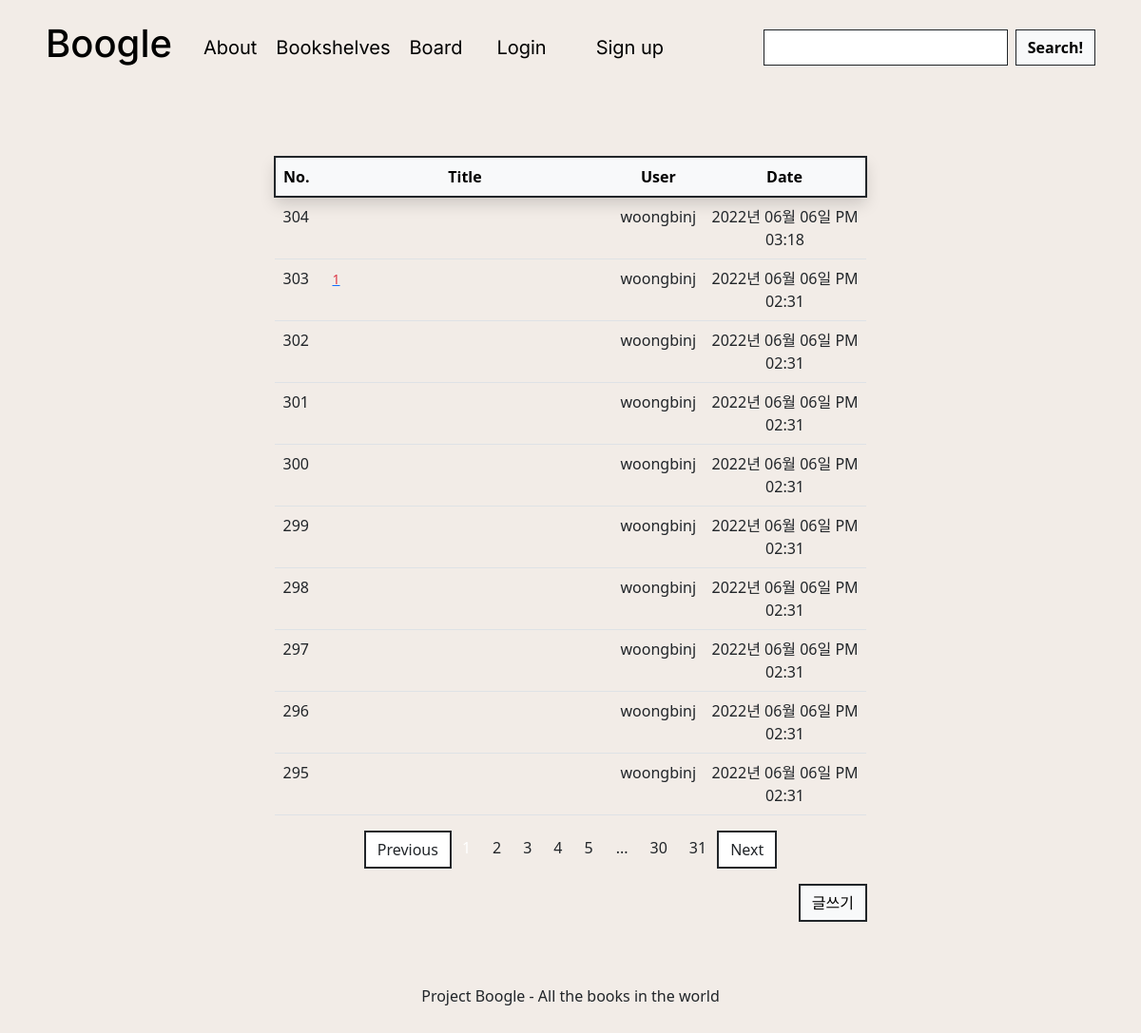
Page /question/board/ on the earlier database version.
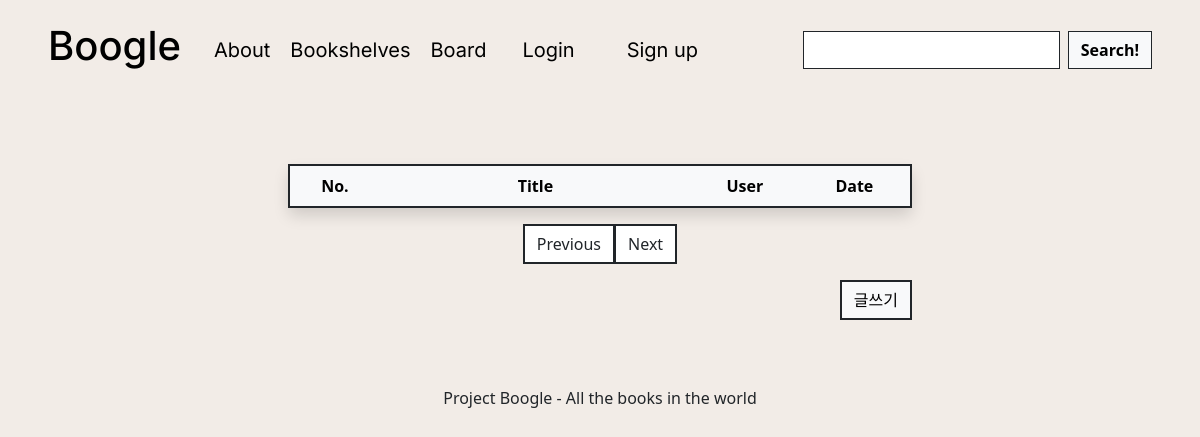
Same page on the later database version.
### pybo/models.py (models this page shows)
class Question(db.Model):
    id = db.Column(db.Integer, primary_key=True)
    subject = db.Column(db.String(200), nullable=False)
    content = db.Column(db.Text(), nullable=False)
    create_date = db.Column(db.DateTime(), nullable=False)
    user_id = db.Column(db.Integer, db.ForeignKey('user.id', ondelete='CASCADE'), nullable=False)
    user = db.relationship('User', backref=db.backref('question_set'))

class User(db.Model):
    __tablename__ = 'user'   #테이블 이름 : user
    id = db.Column(db.Integer, primary_key = True)   #id를 프라이머리키로 설정
    username = db.Column(db.String(8), nullable = False)
    email = db.Column(db.String(32), nullable = False)
    password = db.Column(db.String(64), nullable = False)
    author = db.Column(db.String(8))
    genre = db.Column(db.String(64))
    audio = db.Column(db.Integer)

### pybo/views/question_views.py (the view)
@bp.route('/board/')
def board():
    page = request.args.get('page', type=int, default=1)  # 페이지
    question_list = Question.query.order_by(Question.create_date.desc())
    question_list = question_list.paginate(page, per_page=10)
    return render_template('question/question_list.html', question_list=question_list)

### pybo/filter.py (called while the page is built)
def format_datetime(value, fmt='%Y년 %m월 %d일 %p %I:%M'):
    return value.strftime(fmt)

### pybo/views/auth_views.py (called while the page is built)
@bp.before_app_request
def load_logged_in_user():
    user_id = session.get('user_id')
    if user_id is None:
        g.user = None
    else:
        g.user = User.query.get(user_id)

### pybo/templates/question/question_list.html (shortened to what this page needs)
{% extends 'main/base.html' %}
{% block head %}
{{ super() }}
    <link rel="stylesheet" href="{{ url_for('static', filename='bootstrap.min.css') }}">
{% endblock %}
{% block content %}
<div class="container my-3">
    <table class="table">
        <thead>
        <tr class="text-center table-light border border-dark border-2 shadow bg-body">
            <th>No.</th>
            <th style="width:50%">Title</th>
            <th>User</th>
            <th>Date</th>
        </tr>
        </thead>
        <tbody>
        {% if question_list %}
        {% for question in question_list.items %}
        <tr class="text-center">
            <td>{{ question_list.total - ((question_list.page-1) * question_list.per_page) - loop.index0 }}</td>
            <td class="text-start">
                <a href="46."</a>
                {% if question.answer_set|length > 0 %}
                <span class="text-danger small mx-2">{{ question.answer_set|length }}</span>
                {% endif %}
            </td>
            <td>{{ question.user.username }}</td>
            <td>{{ question.create_date|datetime }}</td>
        </tr>
        {% endfor %}
        {% else %}
        <tr>
            <td colspan="3">게시글이 없습니다.</td>
        </tr>
        {% endif %}
        </tbody>
    </table>
    <ul class="pagination my justify-content-center">
        {% if question_list.has_prev %}
        <li class="page-item">
            <a class="page-link text-dark border border-dark border-2 rounded-0" href="?page={{ question_list.prev_num }}" aria-hidden="true">Previous</a>
        </li>
        {% else %}
        <li class="page-item disabled">
            <a class="page-link text-dark border border-dark border-2 rounded-0" tabindex="-1" aria-disabled="true" href="javascript:void(0)">Previous</a>
        </li>
        {% endif %}
        {% for page_num in question_list.iter_pages() %}
        {% if page_num %}
        {% if page_num != question_list.page %}
        <li class="page-item">
            <a class="page-link text-dark bg-transparent border border-0" href="?page={{ page_num }}">{{ page_num }}</a>
        </li>
        {% else %}
        <li class="page-item active" aria-current="page">
            <a class="page-link text-white bg-transparent border border-0" href="javascript:void(0)">{{ page_num }}</a>
        </li>
        {% endif %}
        {% else %}
        <li class="disabled">
            <a class="page-link text-dark bg-transparent border border-0" href="javascript:void(0)">...</a>
        </li>
        {% endif %}
        {% endfor %}
        {% if question_list.has_next %}
        <li class="page-item">
            <a class="page-link text-dark border border-dark border-2 rounded-0" href="?page={{ question_list.next_num }}">Next</a>
        </li>
        {% else %}
        <li class="page-item disabled">
            <a class="page-link text-dark border border-dark border-2 rounded-0" tabindex="-1" aria-disabled="true" href="javascript:void(0)">Next</a>
        </li>
        {% endif %}
    </ul>
    <a href="{{ url_for('question.create') }}" class="btn btn-light border border-dark border-2 rounded-0 font-weight-bold" style="float:right;">글쓰기</a>
</div>
{% endblock %}

### pybo/templates/main/base.html (shortened to what this page needs)
<!DOCTYPE html>
<html lang="eng">
    <head>
        {% block head %}
        <link rel="stylesheet" href="{{ url_for('static', filename='css/bootstrap.min.css')}}">
        <link rel="stylesheet" href="{{ url_for('static', filename='css/base.css')}}">
        {% endblock %}
    </head>
    <body>
        <div class="page-header">
          <div class="header-container">
            <a class="logo-container" href ="{{ url_for('main.index') }}">
              <div class="logo_text">
                  <h1>Boogle</h1>
              </div>
            </a>
            <div class="Nav-bar">
              <nav class="nav">
                <a href ="{{ url_for('main.about') }}">About</a>
                <a href ="{{ url_for('book.bookshelves') }}">Bookshelves</a>
                <a href ="{{ url_for('question.board') }}">Board</a>
                {% if g.user %}
                  <a class="nav-link" href="{{ url_for('auth.logout') }}">{{ g.user.username }} (Logout)</a>
                {% else %}
                  <a class="nav-link" href="{{ url_for('auth.login') }}">Login</a>
                  <a class="nav-link" href="{{ url_for('auth.signup') }}">Sign up</a>
                {% endif %}
            </div>
            <div class="search_box">
              <form class="d-flex" method="get" action="{{ url_for('book.search') }}">
                  <input type="search" aria-label="Search" name = 'book' class = "form-control me-2 border-dark rounded-0" id="book" rows="3" />
                  <button type = "submit" class = "btn btn-light border-dark rounded-0"> <strong>Search!</strong></button>
              </form>
            </div>
          </div>
        </div>
      <section class="m-5">
        <div class="content-container">
          <div class="row gx-4 gx-lg-5 justify-content-center">
            <div class="col-md-8">
              {% block content %}{% endblock %}
            </div>
          </div>
        </div>
      </section>
      <footer class="py-5 mt-auto">
        <div class="page-bottom">
          <div class="copyright">
            Project Boogle - All the books in the world
          </div>
        </div>
      </footer>
    </body>
</html>

### pybo/static/css/base.css (style rules this page uses)
body, html { margin: 0; background: #F2ECE7 !important; color: black; font-family: 'Inter', sans-serif; min-height: 100vh; width: 100%; display: -webkit-box; display: -ms-flexbox; display: flex; -webkit-box-orient: horizontal; -webkit-box-direction: normal; -ms-flex-direction: column; flex-direction: column; -webkit-box-align: center; -ms-flex-align: center; }
* { box-sizing: border-box; }
body { min-height: 100%; }
.page-header { z-index: 1; background: #F2ECE7; color: black; position: sticky; top: 0; min-height: 100px; display: block; width: 100%; display: flex; align-items: center; font-size: 1.2rem; }
.header-container { display: flex; align-items: center; padding: 0 4%; }
.logo-container { display: flex; align-items: center; text-decoration: unset; margin-right: 5px; }
.logo_text { font-family: 'Inter', sans-serif; font-size: 40px; font-weight: bold; color: black; }
.Nav-bar { margin-left: 18px; }
.nav { align-items: center; }
.search_box { position: absolute; right: 4%; }
.nav a { margin: 10px; text-decoration: none; font-family: 'Inter', sans-serif; font-size: 20px; color: black; }
.search_box form { display: flex; }
.content-container { flex:1; color: black; }
.page-bottom { height: 30px; position: relative; transform: translateY(-100%); width: 100%; }
.copyright { text-align: center; }

Differences in the rows shown:
removed Question: total "304", user.username "woongbinj", create_date "2022년 06월 06일 PM 03:18"
removed Question: total "303", answer_set|length "1", user.username "woongbinj", create_date "2022년 06월 06일 PM 02:31"
removed Question: id "302", user.username "woongbinj", create_date "2022년 06월 06일 PM 02:31"
removed Question: total "301", user.username "woongbinj", create_date "2022년 06월 06일 PM 02:31"
removed Question: total "300", user.username "woongbinj", create_date "2022년 06월 06일 PM 02:31"
removed Question: total "299", user.username "woongbinj", create_date "2022년 06월 06일 PM 02:31"
removed Question: total "298", user.username "woongbinj", create_date "2022년 06월 06일 PM 02:31"
removed Question: total "297", user.username "woongbinj", create_date "2022년 06월 06일 PM 02:31"
removed Question: total "296", user.username "woongbinj", create_date "2022년 06월 06일 PM 02:31"
removed Question: total "295", user.username "woongbinj", create_date "2022년 06월 06일 PM 02:31"
Other differences:
list line gone: "2"
list line gone: "3"
list line gone: "4"
list line gone: "5"
list line gone: "30"
list line gone: "31"
